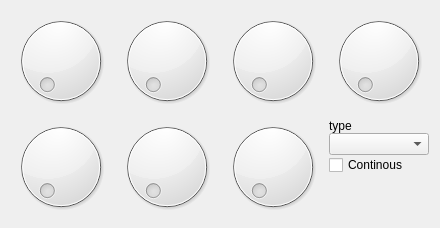
     <widget class="QWidget" name="tab_7">
      <property name="controlId" stdset="0">
       <string>FILTER_LFO</string>
      </property>
      <attribute name="title">
       <string>Filter LFO</string>
      </attribute>
      <layout class="QGridLayout" name="gridLayout_5">
       <item row="0" column="0">
        <widget class="Dial" name="a_dt_10">
         <property name="sizePolicy">
          <sizepolicy hsizetype="Preferred" vsizetype="Preferred">
           <horstretch>0</horstretch>
           <verstretch>0</verstretch>
          </sizepolicy>
         </property>
         <property name="controlId" stdset="0">
          <string>freq</string>
         </property>
         <property name="caption" stdset="0">
          <string>Freq</string>
         </property>
        </widget>
       </item>
       <item row="0" column="1">
        <widget class="Dial" name="a_dt_11">
         <property name="sizePolicy">
          <sizepolicy hsizetype="Preferred" vsizetype="Preferred">
           <horstretch>0</horstretch>
           <verstretch>0</verstretch>
          </sizepolicy>
         </property>
         <property name="controlId" stdset="0">
          <string>intensity</string>
         </property>
         <property name="caption" stdset="0">
          <string>Depth</string>
         </property>
        </widget>
       </item>
       <item row="0" column="2">
        <widget class="Dial" name="d_dt_6">
         <property name="sizePolicy">
          <sizepolicy hsizetype="Preferred" vsizetype="Preferred">
           <horstretch>0</horstretch>
           <verstretch>0</verstretch>
          </sizepolicy>
         </property>
         <property name="controlId" stdset="0">
          <string>start_phase</string>
         </property>
         <property name="caption" stdset="0">
          <string>Start</string>
         </property>
        </widget>
       </item>
       <item row="0" column="3">
        <widget class="Dial" name="s_val_14">
         <property name="sizePolicy">
          <sizepolicy hsizetype="Preferred" vsizetype="Preferred">
           <horstretch>0</horstretch>
           <verstretch>0</verstretch>
          </sizepolicy>
         </property>
         <property name="controlId" stdset="0">
          <string>delay</string>
         </property>
         <property name="caption" stdset="0">
          <string>Delay</string>
         </property>
        </widget>
       </item>
       <item row="1" column="0">
        <widget class="Dial" name="s_val_15">
         <property name="sizePolicy">
          <sizepolicy hsizetype="Preferred" vsizetype="Preferred">
           <horstretch>0</horstretch>
           <verstretch>0</verstretch>
          </sizepolicy>
         </property>
         <property name="controlId" stdset="0">
          <string>stretch</string>
         </property>
         <property name="caption" stdset="0">
          <string>Stretch</string>
         </property>
        </widget>
       </item>
       <item row="1" column="1">
        <widget class="Dial" name="s_val_16">
         <property name="sizePolicy">
          <sizepolicy hsizetype="Preferred" vsizetype="Preferred">
           <horstretch>0</horstretch>
           <verstretch>0</verstretch>
          </sizepolicy>
         </property>
         <property name="controlId" stdset="0">
          <string>randomness_amplitude</string>
         </property>
         <property name="caption" stdset="0">
          <string>A.R.</string>
         </property>
        </widget>
       </item>
       <item row="1" column="2">
        <widget class="Dial" name="s_val_17">
         <property name="sizePolicy">
          <sizepolicy hsizetype="Preferred" vsizetype="Preferred">
           <horstretch>0</horstretch>
           <verstretch>0</verstretch>
          </sizepolicy>
         </property>
         <property name="controlId" stdset="0">
          <string>randomness_frequency</string>
         </property>
         <property name="caption" stdset="0">
          <string>F.R.</string>
         </property>
        </widget>
       </item>
       <item row="1" column="3">
        <widget class="QWidget" name="widget_8" native="true">
         <property name="sizePolicy">
          <sizepolicy hsizetype="Preferred" vsizetype="Maximum">
           <horstretch>0</horstretch>
           <verstretch>0</verstretch>
          </sizepolicy>
         </property>
         <layout class="QVBoxLayout" name="verticalLayout_8">
          <property name="spacing">
           <number>0</number>
          </property>
          <property name="margin">
           <number>0</number>
          </property>
          <item>
           <widget class="QLabel" name="label_8">
            <property name="sizePolicy">
             <sizepolicy hsizetype="Preferred" vsizetype="Maximum">
              <horstretch>0</horstretch>
              <verstretch>0</verstretch>
             </sizepolicy>
            </property>
            <property name="text">
             <string>type</string>
            </property>
           </widget>
          </item>
          <item>
           <widget class="ComboBox" name="comboBox_9">
            <property name="controlId" stdset="0">
             <string>lfo_type</string>
            </property>
           </widget>
          </item>
          <item>
           <widget class="CheckBox" name="checkBox_10">
            <property name="text">
             <string>Continous</string>
            </property>
            <property name="controlId" stdset="0">
             <string>continous</string>
            </property>
           </widget>
          </item>
          <item>
           <spacer name="verticalSpacer_11">
            <property name="orientation">
             <enum>Qt::Vertical</enum>
            </property>
            <property name="sizeHint" stdset="0">
             <size>
              <width>20</width>
              <height>40</height>
             </size>
            </property>
           </spacer>
          </item>
         </layout>
        </widget>
       </item>
      </layout>
     </widget>
